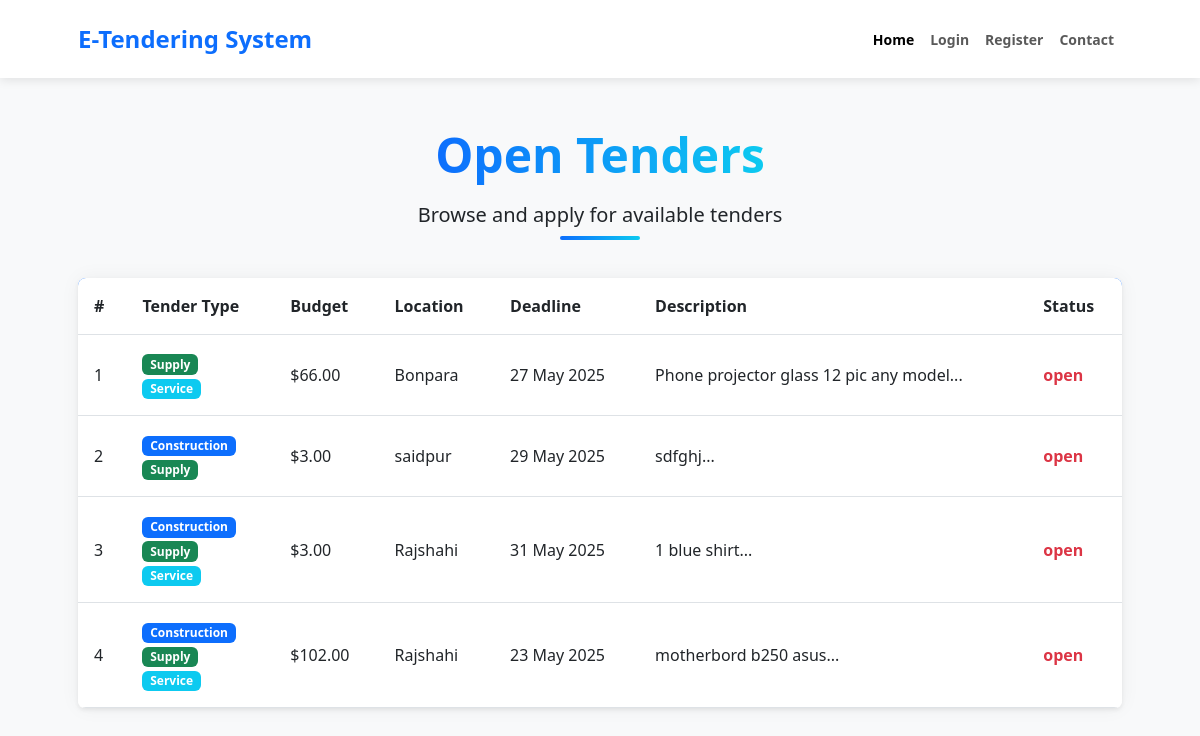
The page /homepage.php on the database its author committed.
### tables this page shows
CREATE TABLE `tbl_tender` (
  `t_id` int(11) NOT NULL,
  `t_type_construction` tinyint(1) DEFAULT NULL,
  `t_type_supply` tinyint(1) DEFAULT NULL,
  `t_type_service` tinyint(1) DEFAULT NULL,
  `t_budget` decimal(15,2) DEFAULT NULL,
  `t_location` text DEFAULT NULL,
  `t_contact_person` text NOT NULL,
  `t_contact_person_phone_number` text NOT NULL,
  `t_description` text DEFAULT NULL,
  `t_deadline` date NOT NULL,
  `t_awarded_vendor` int(11) DEFAULT NULL,
  `t_status` int(11) DEFAULT NULL
);

### homepage.php (the view, shortened to what this page needs)
<?php
include("connect.php");
?>
<!DOCTYPE html>
<html lang="en">
    <head>
        <link href="https://cdn.jsdelivr.net/npm/bootstrap@5.3.0/dist/css/bootstrap.min.css" rel="stylesheet">
        <link rel="stylesheet" href="https://cdnjs.cloudflare.com/ajax/libs/font-awesome/6.4.0/css/all.min.css">
    </head>
    <body class="d-flex flex-column h-100 bg-light">
        <nav class="navbar navbar-expand-lg navbar-light bg-white py-3">
            <div class="container px-5">
                <a class="navbar-brand" href="homepage.php"><span class="fw-bolder text-primary">E-Tendering System</span></a>
                <div class="collapse navbar-collapse" id="navbarSupportedContent">
                    <ul class="navbar-nav ms-auto mb-2 mb-lg-0 small fw-bolder">
                        <li class="nav-item"><a class="nav-link active" href="homepage.php">Home</a></li>
                        <li class="nav-item"><a class="nav-link" href="login.php">Login</a></li>
                        <li class="nav-item"><a class="nav-link" href="register.php">Register</a></li>
                        <li class="nav-item"><a class="nav-link" href="contact.php">Contact</a></li>
                    </ul>
                </div>
            </div>
        </nav>
        <section class="py-5">
            <div class="container px-5 mb-5">
                <div class="text-center mb-5 page-title">
                    <h1 class="display-5 fw-bolder mb-0"><span class="text-gradient d-inline">Open Tenders</span></h1>
                    <p class="lead mt-3">Browse and apply for available tenders</p>
                </div>
                <div class="card shadow-sm border-0">
                    <div class="card-body p-0">
                        <table class="table table-hover mb-0">
                            <thead>
                                <tr>
                                    <th>#</th>
                                    <th>Tender Type</th>
                                    <th>Budget</th>
                                    <th>Location</th>
                                    <th>Deadline</th>
                                    <th>Description</th>
                                    <th>Status</th>
                                </tr>
                            </thead>
                            <tbody>
                                <?php
                                    $results = mysqli_query($con, "SELECT * FROM tbl_tender WHERE t_status = 1");
                                    $counter = 1;
                                    while($row = mysqli_fetch_row($results)) {
                                ?>
                                <tr>
                                    <td><?= $counter ?></td>
                                    <td>
                                        <?php
                                            if($row[1]=='1') echo "<span class='badge bg-primary me-1'>Construction</span><br>";
                                            if($row[2] == '1') echo "<span class='badge bg-success me-1'>Supply</span><br>";
                                            if($row[3] == '1') echo "<span class='badge bg-info'>Service</span>";
                                        ?>
                                    </td>
                                    <td>$<?= number_format($row[4], 2) ?></td>
                                    <td><?= $row[5] ?></td>
                                    <td><?= date('d M Y', strtotime($row[9])) ?></td>
                                    <td><?= substr($row[8], 0, 50) ?>...</td>
                                    <td>
                                        <span class="status-<?= $row[11] == '1' ? 'closed' : 'open' ?>">
                                            <?= $row[11] == '0' ? ' closed' : 'open' ?>
                                        </span>
                                    </td>
                                </tr>
                                <?php $counter++; } ?>
                            </tbody>
                        </table>
                    </div>
                </div>
            </div>
        </section>
    </body>
</html>

### homepage.php (style rules this page uses)
:root { --primary-color: #0d6efd; --secondary-color: #6c757d; --light-color: #f8f9fa; --dark-color: #212529; --gradient-start: #0d6efd; --gradient-end: #0dcaf0; }
body { font-family: 'Segoe UI', Tahoma, Geneva, Verdana, sans-serif; background-color: #f5f5f5; }
.navbar { box-shadow: 0 2px 10px rgba(0, 0, 0, 0.1); }
.navbar-brand { font-weight: 700; font-size: 1.5rem; }
.nav-link { font-weight: 600; padding: 0.5rem 1rem; transition: all 0.3s; }
.text-gradient { background: linear-gradient(to right, var(--gradient-start), var(--gradient-end)); -webkit-background-clip: text; background-clip: text; -webkit-text-fill-color: transparent; }
.table { background-color: white; border-radius: 8px; overflow: hidden; box-shadow: 0 0 20px rgba(0, 0, 0, 0.05); }
.table thead { background-color: var(--primary-color); color: white; }
.table th { font-weight: 600; padding: 1rem; }
.table td { padding: 1rem; vertical-align: middle; }
.table tbody tr { transition: all 0.2s; }
.status-closed { color: #dc3545; font-weight: 600; }
section { padding: 5rem 0; }
.page-title { position: relative; margin-bottom: 3rem; }
.page-title:after { content: ''; position: absolute; bottom: -10px; left: 50%; transform: translateX(-50%); width: 80px; height: 4px; background: linear-gradient(to right, var(--gradient-start), var(--gradient-end)); border-radius: 2px; }

### rows shown on the page
tbl_tender: t_type_supply "Supply", t_type_service "Service", t_budget "66.00", t_location "Bonpara", t_deadline "27 May 2025", t_description "Phone projector glass 12 pic any model", t_status "open"
tbl_tender: t_type_construction "Construction", t_type_supply "Supply", t_budget "3.00", t_location "saidpur", t_deadline "29 May 2025", t_description "sdfghj", t_status "open"
tbl_tender: t_type_construction "Construction", t_type_supply "Supply", t_type_service "Service", t_budget "3.00", t_location "Rajshahi", t_deadline "31 May 2025", t_description "1 blue shirt", t_status "open"
tbl_tender: t_type_construction "Construction", t_type_supply "Supply", t_type_service "Service", t_budget "102.00", t_location "Rajshahi", t_deadline "23 May 2025", t_description "motherbord b250 asus", t_status "open"
